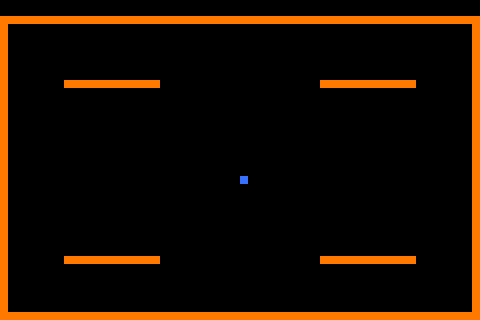

Rendered tile map (Tiled .tmx) drawn with the repository's tilesets; below, a short description and the map source with its tile grids summarised:
An orthogonal 60x40 tile map with 8x8 px tiles, 1 tile layer (Tile Layer 1).

<map version="1.0" orientation="orthogonal" width="60" height="40" tilewidth="8" tileheight="8">
 <tileset firstgid="1" name="walls" tilewidth="8" tileheight="8">
  <image source="../tiles/wall.png" width="32" height="32" />
  <tile id="0">
   <properties>
    <property name="collides" value="1" />
   </properties>
  </tile>
  <tile id="1">
   <properties>
    <property name="start" value="1" />
   </properties>
  </tile>
 </tileset>
 <layer name="Tile Layer 1" width="60" height="40">
  <data>[2400 cells, 241 non-empty, 2 distinct tile ids]</data>
 </layer>
</map>